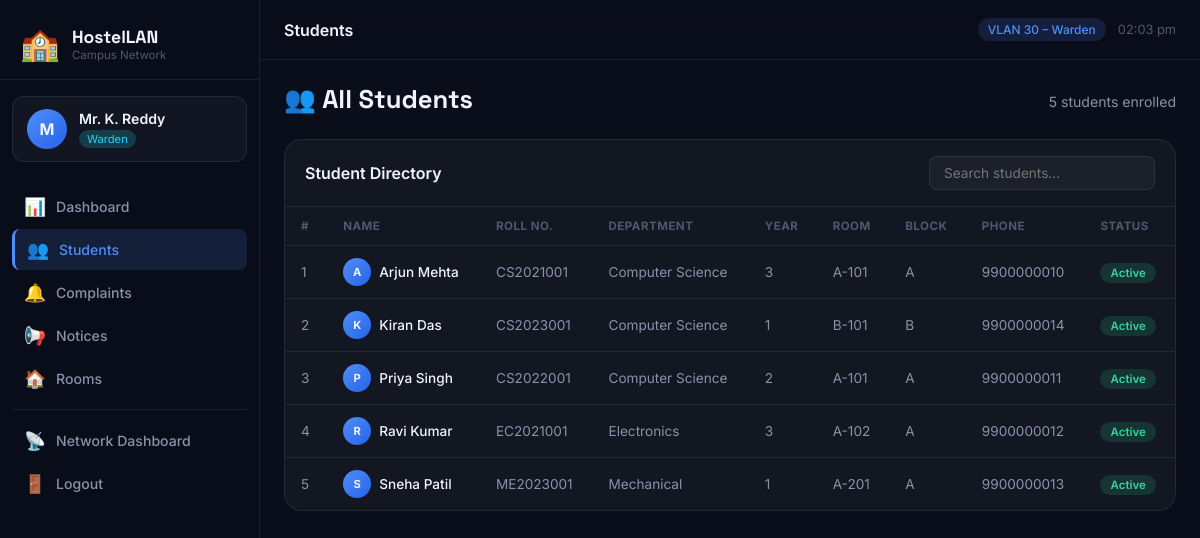
Page /warden/students (signed in) on the committed database.
### tables this page shows
CREATE TABLE students (
    id              INTEGER PRIMARY KEY AUTOINCREMENT,
    user_id         INTEGER REFERENCES users(id) ON DELETE CASCADE,
    roll_number     TEXT UNIQUE NOT NULL,
    department      TEXT NOT NULL,
    year            INTEGER NOT NULL,
    room_id         INTEGER REFERENCES rooms(id),
    admission_date  DATE DEFAULT CURRENT_DATE,
    guardian_name   TEXT,
    guardian_phone  TEXT,
    photo_url       TEXT
);

CREATE TABLE users (
    id          INTEGER PRIMARY KEY AUTOINCREMENT,
    username    TEXT UNIQUE NOT NULL,
    password    TEXT NOT NULL,          -- SHA-256 hex or Werkzeug hash
    role        TEXT NOT NULL CHECK(role IN ('admin','warden','student')),
    full_name   TEXT NOT NULL,
    email       TEXT,
    phone       TEXT,
    created_at  DATETIME DEFAULT CURRENT_TIMESTAMP,
    is_active   INTEGER DEFAULT 1
);

CREATE TABLE rooms (
    id          INTEGER PRIMARY KEY AUTOINCREMENT,
    room_number TEXT UNIQUE NOT NULL,
    block       TEXT NOT NULL,          -- 'A' or 'B'
    floor       INTEGER NOT NULL,       -- 1 or 2
    capacity    INTEGER DEFAULT 3,
    occupied    INTEGER DEFAULT 0,
    room_type   TEXT DEFAULT 'Standard' CHECK(room_type IN ('Standard','Double','Single')),
    status      TEXT DEFAULT 'Available' CHECK(status IN ('Available','Full','Maintenance')),
    amenities   TEXT                    -- comma-separated
);

### app.py (the view)
@app.route('/warden/students')
@role_required('warden')
def warden_students():
    students = query(
        """SELECT s.*, u.full_name, u.email, u.phone, u.is_active,
                  r.room_number, r.block, r.floor
           FROM students s
           JOIN users u ON s.user_id = u.id
           LEFT JOIN rooms r ON s.room_id = r.id
           ORDER BY u.full_name"""
    )
    return render_template('warden/students.html', students=students)

### app.py (called while the page is built)
def get_db():
    db = getattr(g, '_database', None)
    if db is None:
        db = g._database = sqlite3.connect(DB_PATH)
        db.row_factory = sqlite3.Row
        db.execute("PRAGMA foreign_keys = ON")
    return db

def query(sql, args=(), one=False):
    cur = get_db().execute(sql, args)
    rv  = cur.fetchall()
    return (rv[0] if rv else None) if one else rv

def role_required(*roles):
    def decorator(f):
        @wraps(f)
        def decorated(*args, **kwargs):
            if 'user_id' not in session:
                return redirect(url_for('login'))
            if session.get('role') not in roles:
                flash('Access denied.', 'danger')
                return redirect(url_for('dashboard'))
            return f(*args, **kwargs)
        return decorated
    return decorator

@app.context_processor
def inject_globals():
    return dict(now=datetime.now(), session=session)

### templates/warden/students.html (shortened to what this page needs)
{% extends 'base.html' %}
{% block page_title %}Students{% endblock %}
{% block content %}
<div class="page-header">
  <h1 class="page-h1">👥 All Students</h1>
  <p class="page-sub">{{ students|length }} students enrolled</p>
</div>
<div class="card">
  <div class="card-header">
    <h2 class="card-title">Student Directory</h2>
    <input type="text" id="searchInput" placeholder="Search students..." class="search-input" oninput="filterTable(this)"/>
  </div>
  <div class="complaints-table-wrap">
    <table class="data-table" id="studentsTable">
      <thead>
        <tr>
          <th>#</th><th>Name</th><th>Roll No.</th><th>Department</th><th>Year</th><th>Room</th><th>Block</th><th>Phone</th><th>Status</th>
        </tr>
      </thead>
      <tbody>
        {% for s in students %}
        <tr>
          <td>{{ loop.index }}</td>
          <td class="td-main">
            <div class="td-avatar">{{ s.full_name[0] }}</div>
            {{ s.full_name }}
          </td>
          <td>{{ s.roll_number }}</td>
          <td>{{ s.department }}</td>
          <td>{{ s.year }}</td>
          <td>{{ s.room_number or '–' }}</td>
          <td>{{ s.block or '–' }}</td>
          <td>{{ s.phone or '–' }}</td>
          <td><span class="status-badge {{ 'status-online' if s.is_active else 'status-offline' }}">{{ 'Active' if s.is_active else 'Inactive' }}</span></td>
        </tr>
        {% else %}
        <tr><td colspan="9" class="empty-state">No students found.</td></tr>
        {% endfor %}
      </tbody>
    </table>
  </div>
</div>
{% endblock %}

### static/css/style.css (style rules this page uses)
*, *::before, *::after { box-sizing: border-box; margin: 0; padding: 0; }
:root { --bg-base: #0a0e1a; --bg-card: rgba(255,255,255,0.04); --bg-card-hov:rgba(255,255,255,0.07); --bg-sidebar: rgba(10,14,26,0.95); --border: rgba(255,255,255,0.08); --border-hov: rgba(255,255,255,0.18); --text-primary: #f0f4ff; --text-secondary: #8892aa; --text-muted: #505870; --accent-blue: #4f8ef7; --accent-purple: #a06af8; --accent-cyan: #22d3ee; --accent-green: #34d399; --accent-amber: #fbbf24; --accent-red: #f87171; --accent-pink: #f472b6; --grad-blue: linear-gradient(135deg,#4f8ef7,#2563eb); --grad-purple: linear-gradient(135deg,#a06af8,#7c3aed); --grad-cyan: linear-gradient(135deg,#22d3ee,#0891b2); --grad-green: linear-gradient(135deg,#34d399,#059669); --grad-amber: linear-gradient(135deg,#fbbf24,#d97706); --grad-red: linear-gradient(135deg,#f87171,#dc2626); --grad-hero: linear-gradient(135deg,#1e3a8a,#4f46e5,#7c3aed); --radius-sm: 8px; --radius: 12px; --radius-lg: 18px; --radius-xl: 24px; --shadow-sm: 0 2px 8px rgba(0,0,0,0.4); --shadow: 0 8px 24px rgba(0,0,0,0.5); --shadow-lg: 0 20px 60px rgba(0,0,0,0.6); --shadow-glow-blue: 0 0 24px rgba(79,142,247,0.3); --shadow-glow-purple:0 0 24px rgba(160,106,248,0.3); --sidebar-w: 260px; --topbar-h: 60px; --transition: 0.25s ease; }
html { scroll-behavior: smooth; }
body { font-family: 'Inter', sans-serif; background: var(--bg-base); color: var(--text-primary); min-height: 100vh; display: flex; }
.page-header { display: flex; align-items: center; justify-content: space-between; margin-bottom: 24px; flex-wrap: wrap; gap: 12px; }
.page-h1 { font-family: 'Space Grotesk',sans-serif; font-size: 1.6rem; font-weight: 700; line-height: 1.2; }
.page-sub { color: var(--text-secondary); font-size: 0.88rem; margin-top: 4px; }
.card { background: var(--bg-card); border: 1px solid var(--border); border-radius: var(--radius-lg); overflow: hidden; }
.card-header { display: flex; align-items: center; justify-content: space-between; padding: 16px 20px; border-bottom: 1px solid var(--border); flex-wrap: wrap; gap: 8px; }
.card-title { font-weight: 600; font-size: 1rem; }
.status-online { color: var(--accent-green); font-weight: 600; }
.complaints-table-wrap { overflow-x: auto; }
.data-table { width: 100%; border-collapse: collapse; font-size: 0.85rem; }
.data-table th { padding: 12px 16px; text-align: left; font-size: 0.72rem; text-transform: uppercase; letter-spacing: 0.5px; color: var(--text-muted); border-bottom: 1px solid var(--border); white-space: nowrap; }
.data-table td { padding: 12px 16px; border-bottom: 1px solid var(--border); color: var(--text-secondary); vertical-align: middle; }
.data-table tr:last-child td { border-bottom: none; }
.td-main { color: var(--text-primary) !important; font-weight: 500; display: flex; align-items: center; gap: 8px; }
.td-avatar { width: 28px; height: 28px; border-radius: 50%; background: var(--grad-blue); display: flex; align-items: center; justify-content: center; font-size: 0.7rem; font-weight: 700; flex-shrink: 0; }
.status-badge { font-size: 0.72rem; padding: 3px 10px; border-radius: 99px; font-weight: 600; white-space: nowrap; }
.status-online { background: rgba(52,211,153,0.15); color: var(--accent-green); }
.search-input { padding: 8px 14px; border-radius: var(--radius-sm); border: 1px solid var(--border); background: rgba(255,255,255,0.04); color: var(--text-primary); font-size: 0.85rem; font-family: inherit; outline: none; transition: border-color var(--transition); }

### rows in the picture
students: full_name "A", full_name "Arjun Mehta", roll_number "CS2021001", department "Computer Science", year "3", room_number "A-101", block "A", phone "9900000010"
users: is_active "Active"
students: full_name "K", full_name "Kiran Das", roll_number "CS2023001", department "Computer Science", year "1", room_number "B-101", block "B", phone "9900000014"
users: is_active "Active"
students: full_name "P", full_name "Priya Singh", roll_number "CS2022001", department "Computer Science", year "2", room_number "A-101", block "A", phone "9900000011"
users: is_active "Active"
students: full_name "R", full_name "Ravi Kumar", roll_number "EC2021001", department "Electronics", year "3", room_number "A-102", block "A", phone "9900000012"
users: is_active "Active"
students: full_name "S", full_name "Sneha Patil", roll_number "ME2023001", department "Mechanical", year "1", room_number "A-201", block "A", phone "9900000013"
users: is_active "Active"

### other values in the picture
{{ session.full_name[0].upper() }} "M"
{{ session.full_name }} "Mr. K. Reddy"
{{ session.role|capitalize }} "Warden"
{{ students|length }} "5"
